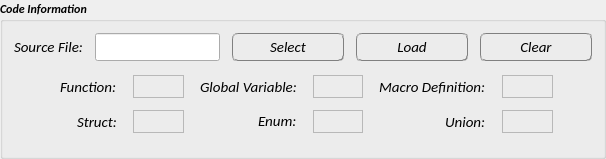
         <widget class="QGroupBox" name="groupBox">
          <property name="font">
           <font>
            <family>Calibri</family>
            <weight>75</weight>
            <italic>true</italic>
            <bold>true</bold>
           </font>
          </property>
          <property name="title">
           <string>Code Information</string>
          </property>
          <layout class="QVBoxLayout" name="verticalLayout">
           <item>
            <layout class="QHBoxLayout" name="horizontalLayout_2">
             <property name="spacing">
              <number>12</number>
             </property>
             <item>
              <widget class="QLabel" name="label">
               <property name="font">
                <font>
                 <family>Calibri</family>
                 <pointsize>11</pointsize>
                 <weight>50</weight>
                 <italic>true</italic>
                 <bold>false</bold>
                </font>
               </property>
               <property name="text">
                <string>Source File:</string>
               </property>
              </widget>
             </item>
             <item>
              <widget class="QLineEdit" name="file_path">
               <property name="minimumSize">
                <size>
                 <width>0</width>
                 <height>23</height>
                </size>
               </property>
               <property name="font">
                <font>
                 <pointsize>11</pointsize>
                </font>
               </property>
               <property name="text">
                <string/>
               </property>
               <property name="echoMode">
                <enum>QLineEdit::Normal</enum>
               </property>
               <property name="dragEnabled">
                <bool>true</bool>
               </property>
               <property name="readOnly">
                <bool>true</bool>
               </property>
              </widget>
             </item>
             <item>
              <widget class="QPushButton" name="select_bt">
               <property name="sizePolicy">
                <sizepolicy hsizetype="Fixed" vsizetype="Preferred">
                 <horstretch>0</horstretch>
                 <verstretch>0</verstretch>
                </sizepolicy>
               </property>
               <property name="minimumSize">
                <size>
                 <width>112</width>
                 <height>0</height>
                </size>
               </property>
               <property name="sizeIncrement">
                <size>
                 <width>0</width>
                 <height>0</height>
                </size>
               </property>
               <property name="font">
                <font>
                 <family>Calibri</family>
                 <pointsize>11</pointsize>
                 <weight>50</weight>
                 <italic>true</italic>
                 <bold>false</bold>
                </font>
               </property>
               <property name="autoFillBackground">
                <bool>false</bool>
               </property>
               <property name="styleSheet">
                <string notr="true">QPushButton {
border:1px groove gray;
border-radius:5px;
padding:2px 4px;
}
QPushButtonL:hover {
background-color: rgb(85, 170, 255);
}
</string>
               </property>
               <property name="text">
                <string>Select</string>
               </property>
               <property name="autoDefault">
                <bool>false</bool>
               </property>
               <property name="default">
                <bool>false</bool>
               </property>
               <property name="flat">
                <bool>false</bool>
               </property>
              </widget>
             </item>
             <item>
              <widget class="QPushButton" name="load_bt">
               <property name="sizePolicy">
                <sizepolicy hsizetype="Fixed" vsizetype="Preferred">
                 <horstretch>0</horstretch>
                 <verstretch>0</verstretch>
                </sizepolicy>
               </property>
               <property name="minimumSize">
                <size>
                 <width>112</width>
                 <height>0</height>
                </size>
               </property>
               <property name="sizeIncrement">
                <size>
                 <width>0</width>
                 <height>0</height>
                </size>
               </property>
               <property name="font">
                <font>
                 <family>Calibri</family>
                 <pointsize>11</pointsize>
                 <weight>50</weight>
                 <italic>true</italic>
                 <bold>false</bold>
                </font>
               </property>
               <property name="autoFillBackground">
                <bool>false</bool>
               </property>
               <property name="styleSheet">
                <string notr="true">QPushButton {
border:1px groove gray;
border-radius:5px;
padding:2px 4px;
}
QPushButtonL:hover {
background-color: rgb(85, 170, 255);
}
</string>
               </property>
               <property name="text">
                <string>Load</string>
               </property>
               <property name="autoDefault">
                <bool>false</bool>
               </property>
               <property name="default">
                <bool>false</bool>
               </property>
               <property name="flat">
                <bool>false</bool>
               </property>
              </widget>
             </item>
             <item>
              <widget class="QPushButton" name="clear_bt">
               <property name="sizePolicy">
                <sizepolicy hsizetype="Fixed" vsizetype="Preferred">
                 <horstretch>0</horstretch>
                 <verstretch>0</verstretch>
                </sizepolicy>
               </property>
               <property name="minimumSize">
                <size>
                 <width>112</width>
                 <height>0</height>
                </size>
               </property>
               <property name="sizeIncrement">
                <size>
                 <width>0</width>
                 <height>0</height>
                </size>
               </property>
               <property name="font">
                <font>
                 <family>Calibri</family>
                 <pointsize>11</pointsize>
                 <weight>50</weight>
                 <italic>true</italic>
                 <bold>false</bold>
                </font>
               </property>
               <property name="autoFillBackground">
                <bool>false</bool>
               </property>
               <property name="styleSheet">
                <string notr="true">QPushButton {
border:1px groove gray;
border-radius:5px;
padding:2px 4px;
}
QPushButtonL:hover {
background-color: rgb(85, 170, 255);
}
</string>
               </property>
               <property name="text">
                <string>Clear</string>
               </property>
               <property name="autoDefault">
                <bool>false</bool>
               </property>
               <property name="default">
                <bool>false</bool>
               </property>
               <property name="flat">
                <bool>false</bool>
               </property>
              </widget>
             </item>
            </layout>
           </item>
           <item>
            <layout class="QGridLayout" name="gridLayout">
             <property name="leftMargin">
              <number>46</number>
             </property>
             <property name="topMargin">
              <number>8</number>
             </property>
             <property name="rightMargin">
              <number>39</number>
             </property>
             <property name="bottomMargin">
              <number>12</number>
             </property>
             <property name="horizontalSpacing">
              <number>16</number>
             </property>
             <property name="verticalSpacing">
              <number>12</number>
             </property>
             <item row="0" column="0">
              <widget class="QLabel" name="label_3">
               <property name="sizePolicy">
                <sizepolicy hsizetype="Fixed" vsizetype="Expanding">
                 <horstretch>0</horstretch>
                 <verstretch>0</verstretch>
                </sizepolicy>
               </property>
               <property name="font">
                <font>
                 <family>Calibri</family>
                 <pointsize>11</pointsize>
                 <weight>50</weight>
                 <italic>true</italic>
                 <bold>false</bold>
                 <kerning>true</kerning>
                </font>
               </property>
               <property name="text">
                <string>Function:</string>
               </property>
              </widget>
             </item>
             <item row="0" column="1">
              <widget class="QLabel" name="func_num">
               <property name="sizePolicy">
                <sizepolicy hsizetype="Preferred" vsizetype="Fixed">
                 <horstretch>0</horstretch>
                 <verstretch>0</verstretch>
                </sizepolicy>
               </property>
               <property name="minimumSize">
                <size>
                 <width>0</width>
                 <height>23</height>
                </size>
               </property>
               <property name="font">
                <font>
                 <family>Calibri</family>
                 <pointsize>11</pointsize>
                </font>
               </property>
               <property name="frameShape">
                <enum>QFrame::StyledPanel</enum>
               </property>
               <property name="text">
                <string/>
               </property>
              </widget>
             </item>
             <item row="0" column="2">
              <widget class="QLabel" name="label_4">
               <property name="sizePolicy">
                <sizepolicy hsizetype="Fixed" vsizetype="Preferred">
                 <horstretch>0</horstretch>
                 <verstretch>0</verstretch>
                </sizepolicy>
               </property>
               <property name="font">
                <font>
                 <family>Calibri</family>
                 <pointsize>11</pointsize>
                 <weight>50</weight>
                 <italic>true</italic>
                 <bold>false</bold>
                 <kerning>true</kerning>
                </font>
               </property>
               <property name="text">
                <string>Global Variable:</string>
               </property>
              </widget>
             </item>
             <item row="0" column="3">
              <widget class="QLabel" name="global_var_num">
               <property name="sizePolicy">
                <sizepolicy hsizetype="Preferred" vsizetype="Fixed">
                 <horstretch>0</horstretch>
                 <verstretch>0</verstretch>
                </sizepolicy>
               </property>
               <property name="minimumSize">
                <size>
                 <width>0</width>
                 <height>23</height>
                </size>
               </property>
               <property name="font">
                <font>
                 <family>Calibri</family>
                 <pointsize>11</pointsize>
                </font>
               </property>
               <property name="frameShape">
                <enum>QFrame::StyledPanel</enum>
               </property>
               <property name="text">
                <string/>
               </property>
              </widget>
             </item>
             <item row="0" column="4">
              <widget class="QLabel" name="label_6">
               <property name="sizePolicy">
                <sizepolicy hsizetype="Fixed" vsizetype="Preferred">
                 <horstretch>0</horstretch>
                 <verstretch>0</verstretch>
                </sizepolicy>
               </property>
               <property name="font">
                <font>
                 <family>Calibri</family>
                 <pointsize>11</pointsize>
                 <weight>50</weight>
                 <italic>true</italic>
                 <bold>false</bold>
                 <kerning>true</kerning>
                </font>
               </property>
               <property name="text">
                <string>Macro Definition:</string>
               </property>
              </widget>
             </item>
             <item row="0" column="5">
              <widget class="QLabel" name="macro_num">
               <property name="sizePolicy">
                <sizepolicy hsizetype="Preferred" vsizetype="Fixed">
                 <horstretch>0</horstretch>
                 <verstretch>0</verstretch>
                </sizepolicy>
               </property>
               <property name="minimumSize">
                <size>
                 <width>0</width>
                 <height>23</height>
                </size>
               </property>
               <property name="font">
                <font>
                 <family>Calibri</family>
                 <pointsize>11</pointsize>
                </font>
               </property>
               <property name="frameShape">
                <enum>QFrame::StyledPanel</enum>
               </property>
               <property name="text">
                <string/>
               </property>
              </widget>
             </item>
             <item row="1" column="0" alignment="Qt::AlignRight">
              <widget class="QLabel" name="label_2">
               <property name="sizePolicy">
                <sizepolicy hsizetype="Fixed" vsizetype="Preferred">
                 <horstretch>0</horstretch>
                 <verstretch>0</verstretch>
                </sizepolicy>
               </property>
               <property name="font">
                <font>
                 <family>Calibri</family>
                 <pointsize>11</pointsize>
                 <weight>50</weight>
                 <italic>true</italic>
                 <bold>false</bold>
                 <kerning>true</kerning>
                </font>
               </property>
               <property name="text">
                <string>Struct:</string>
               </property>
              </widget>
             </item>
             <item row="1" column="1">
              <widget class="QLabel" name="struct_num">
               <property name="minimumSize">
                <size>
                 <width>0</width>
                 <height>23</height>
                </size>
               </property>
               <property name="font">
                <font>
                 <family>Calibri</family>
                 <pointsize>11</pointsize>
                </font>
               </property>
               <property name="frameShape">
                <enum>QFrame::StyledPanel</enum>
               </property>
               <property name="text">
                <string/>
               </property>
              </widget>
             </item>
             <item row="1" column="2" alignment="Qt::AlignRight">
              <widget class="QLabel" name="label_5">
               <property name="sizePolicy">
                <sizepolicy hsizetype="Fixed" vsizetype="Fixed">
                 <horstretch>0</horstretch>
                 <verstretch>0</verstretch>
                </sizepolicy>
               </property>
               <property name="font">
                <font>
                 <family>Calibri</family>
                 <pointsize>11</pointsize>
                 <weight>50</weight>
                 <italic>true</italic>
                 <bold>false</bold>
                 <kerning>true</kerning>
                </font>
               </property>
               <property name="text">
                <string>Enum:</string>
               </property>
              </widget>
             </item>
             <item row="1" column="3">
              <widget class="QLabel" name="enum_num">
               <property name="minimumSize">
                <size>
                 <width>0</width>
                 <height>23</height>
                </size>
               </property>
               <property name="font">
                <font>
                 <family>Calibri</family>
                 <pointsize>11</pointsize>
                </font>
               </property>
               <property name="frameShape">
                <enum>QFrame::StyledPanel</enum>
               </property>
               <property name="text">
                <string/>
               </property>
              </widget>
             </item>
             <item row="1" column="4" alignment="Qt::AlignRight">
              <widget class="QLabel" name="label_7">
               <property name="sizePolicy">
                <sizepolicy hsizetype="Fixed" vsizetype="Preferred">
                 <horstretch>0</horstretch>
                 <verstretch>0</verstretch>
                </sizepolicy>
               </property>
               <property name="font">
                <font>
                 <family>Calibri</family>
                 <pointsize>11</pointsize>
                 <weight>50</weight>
                 <italic>true</italic>
                 <bold>false</bold>
                 <kerning>true</kerning>
                </font>
               </property>
               <property name="text">
                <string>Union:</string>
               </property>
              </widget>
             </item>
             <item row="1" column="5">
              <widget class="QLabel" name="union_num">
               <property name="minimumSize">
                <size>
                 <width>0</width>
                 <height>23</height>
                </size>
               </property>
               <property name="font">
                <font>
                 <family>Calibri</family>
                 <pointsize>11</pointsize>
                </font>
               </property>
               <property name="frameShape">
                <enum>QFrame::StyledPanel</enum>
               </property>
               <property name="text">
                <string/>
               </property>
              </widget>
             </item>
            </layout>
           </item>
          </layout>
         </widget>
